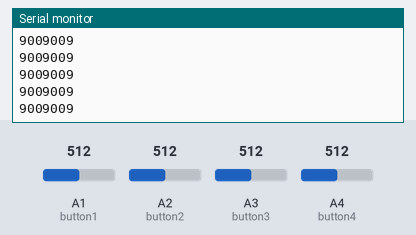
This sketch was run on a simulated Arduino Uno, built with avr-gcc and run on an emulated ATmega328P. Shown: the last lines printed to the serial monitor. The inputs (shaded band) are chosen by the test bench; at power-on: A1 (button1) = 512, A2 (button2) = 512, A3 (button3) = 512, A4 (button4) = 512.

Above: at 1.2 s.
1.3 s: A1 (button1) set to 716
At 2.4 s:
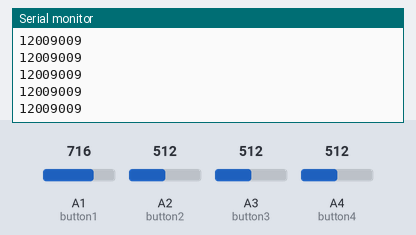
2.8 s: A2 (button2) set to 716
At 3.4 s:
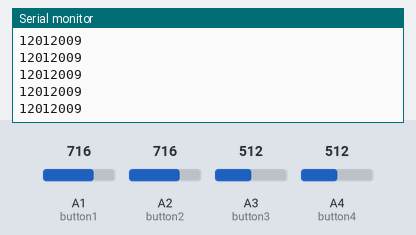
4.3 s: A3 (button3) set to 716
At 5.0 s:
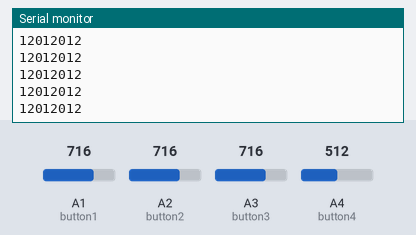
5.8 s: A1 (button1) set to 992
At 6.6 s:
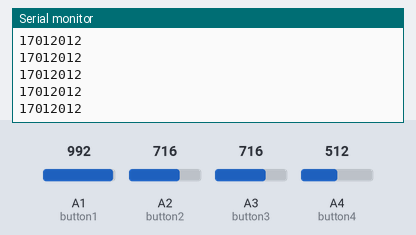
7.3 s: A2 (button2) set to 992
At 8.4 s:
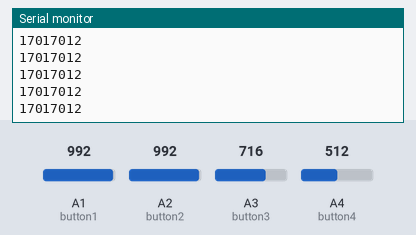
8.8 s: A3 (button3) set to 992
At 9.7 s:
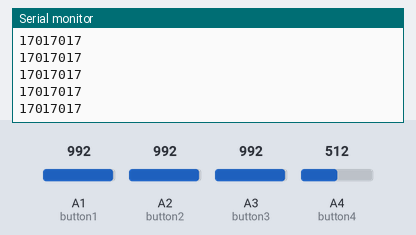
Timing chart, 0 to 11.3 s (numbered marks = the images above; inputs shaded):
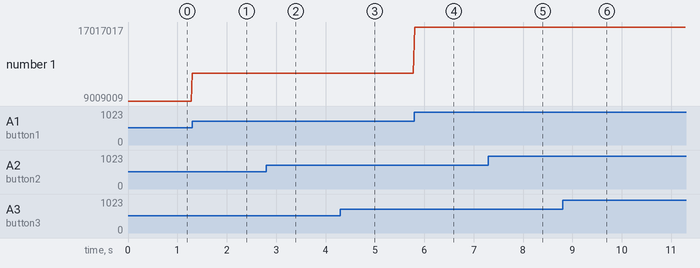

Measured:
- after the input at 1.3 s, the serial monitor: prints a new line at once (image 1)
- after the input at 2.8 s, the serial monitor: prints a new line at once (image 2)
- after the input at 4.3 s, the serial monitor: prints a new line at once (image 3)
- after the input at 5.8 s, the serial monitor: prints a new line at once (image 4)
- after the input at 7.3 s, the serial monitor: prints a new line at once (image 5)
- after the input at 8.8 s, the serial monitor: prints a new line at once (image 6)
- plotted number 1: 9009009 → 12009009 after the input at 1.3 s, 12009009 → 12012009 after the input at 2.8 s, 12012009 → 12012012 after the input at 4.3 s, 12012012 → 17012012 after the input at 5.8 s, 17012012 → 17017012 after the input at 7.3 s

The sketch:

transmission.ino
```cpp
#include <SoftwareSerial.h>
#include <Servo.h>

SoftwareSerial xbee(10,11);

int button1 = A1;
int button2 = A2;
int button3 = A3;
int button4 = A4;

void setup() {
  // put your setup code here, to run once:
  Serial.begin(9600);
  xbee.begin(9600);
  while (!Serial)
  {
    ;
  }
  pinMode(button1, INPUT);
  pinMode(button2, INPUT);
  pinMode(button3, INPUT);
  pinMode(button4, INPUT);
}

void loop() {
  // put your main code here, to run repeatedly:
  int a = analogRead(button1);
  int b= analogRead(button2);
  int c= analogRead(button3);
  int d= analogRead(button4);
  String one = thing((String)((9*a)/500));
  String two = thing((String)((9*b)/500));
  String three = thing((String)((9*c)/500));
  String four = thing((String)((9*d)/500));
  String thing = (one + two + three);

  Serial.println(thing.toInt());
  xbee.print(thing.toInt());
  delay(10);
}

String thing(String p)
{
  for (int x = p.length(); x < 3; x++)
  {
    p = "0" + p;
  }
  return p;
}
```
